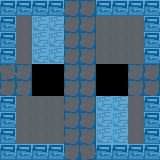

This is a level from a 2D game, rendered from its Tiled map with the project's own tilesets. A one-line summary and the complete map file follow:
An orthogonal 10x10 tile map with 16x16 px tiles, 1 tile layer (Tile Layer 1).

<map version="1.4" tiledversion="1.4.2" orientation="orthogonal" renderorder="right-down" width="10" height="10" tilewidth="16" tileheight="16" infinite="0" nextlayerid="2" nextobjectid="1">
 <tileset firstgid="1" source="tileset.tsx" />
 <layer id="1" name="Tile Layer 1" width="10" height="10">
  <data encoding="csv">
1,1,1,1,2,2,1,1,1,1,
1,11,8,8,2,2,11,11,11,1,
1,11,8,8,2,2,11,11,11,1,
1,11,8,8,2,2,11,11,11,1,
3,2,7,7,2,2,7,7,2,2,
2,2,7,7,2,2,7,7,2,2,
1,11,11,11,2,2,8,8,11,1,
1,11,11,11,2,2,8,8,11,1,
1,11,11,11,2,2,8,8,11,1,
1,1,1,1,2,3,1,1,1,1
</data>
 </layer>
</map>